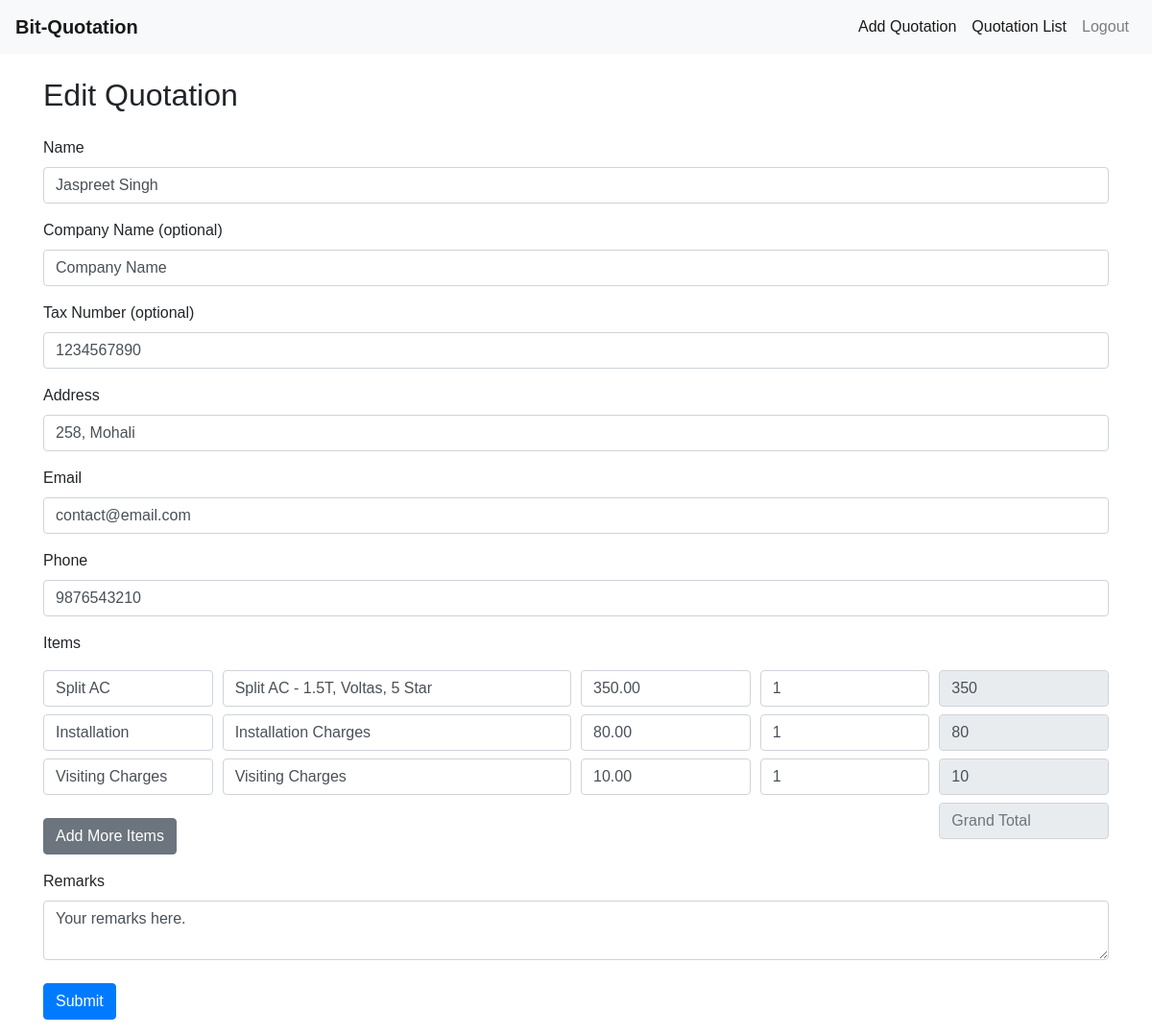
Page /edit_quotation.php?id=11 (signed in) on the committed database.
### tables this page shows
CREATE TABLE `quotations` (
  `id` int NOT NULL,
  `quotation_number` varchar(50) NOT NULL,
  `quotation_date` timestamp NOT NULL DEFAULT CURRENT_TIMESTAMP,
  `name` varchar(100) NOT NULL,
  `company_name` varchar(100) DEFAULT NULL,
  `tax_number` varchar(50) DEFAULT NULL,
  `address` text NOT NULL,
  `email` varchar(100) NOT NULL,
  `phone` varchar(20) NOT NULL,
  `created_at` timestamp NULL DEFAULT CURRENT_TIMESTAMP,
  `status` enum('quotation','invoice') NOT NULL DEFAULT 'quotation',
  `total_amount` float NOT NULL DEFAULT '0',
  `remarks` text NOT NULL
);

CREATE TABLE `quotation_items` (
  `id` int NOT NULL,
  `quotation_id` int NOT NULL,
  `item_name` varchar(100) NOT NULL,
  `description` text,
  `unit_price` decimal(10,2) NOT NULL,
  `quantity` int NOT NULL,
  `total` float NOT NULL DEFAULT '0'
);

### edit_quotation.php (the view, shortened to what this page needs)
<?php
include 'config.php';
include 'header.php';
$name = $company_name = $tax_number = $address = $email = $phone = "";
$name_err = $email_err = $phone_err = $item_err = "";
    if (isset($_GET['id']) && is_numeric($_GET['id'])) {
        $id = $_GET['id'];
        $sql = "SELECT * FROM quotations WHERE id = ?";
        if ($stmt = $conn->prepare($sql)) {
            $stmt->bind_param("i", $id);
            if ($stmt->execute()) {
                $result = $stmt->get_result();
                if ($result->num_rows == 1) {
                    $row = $result->fetch_assoc();
                    $name = $row['name'];
                    $company_name = $row['company_name'];
                     $remarks = $row['remarks'];
                    $tax_number = $row['tax_number'];
                    $address = $row['address'];
                    $email = $row['email'];
                    $phone = $row['phone'];
                } else {
                    echo "Quotation not found.";
                }
            } else {
                echo "Error executing query: " . $stmt->error;
            }
        } else {
            echo "Error preparing query: " . $conn->error;
        }
    } else {
        echo "Invalid quotation ID.";
    }
?>
<div class="container">
    <h2 class="my-4">Edit Quotation</h2>
    <form action="<?php echo htmlspecialchars($_SERVER["PHP_SELF"]); ?>?id=<?php echo $id;?>" method="post">
        <div class="form-group">
            <label>Name</label>
            <input type="text" name="name" class="form-control <?php echo (!empty($name_err)) ? 'is-invalid' : ''; ?>" value="<?php echo htmlspecialchars($name); ?>">
        </div>
        <div class="form-group">
            <label>Company Name (optional)</label>
            <input type="text" name="company_name" class="form-control" value="<?php echo htmlspecialchars($company_name); ?>">
        </div>
        <div class="form-group">
            <label>Tax Number (optional)</label>
            <input type="text" name="tax_number" class="form-control" value="<?php echo htmlspecialchars($tax_number); ?>">
        </div>
        <div class="form-group">
            <label>Address</label>
            <input type="text" name="address" class="form-control" value="<?php echo htmlspecialchars($address); ?>">
        </div>
        <div class="form-group">
            <label>Email</label>
            <input type="text" name="email" class="form-control <?php echo (!empty($email_err)) ? 'is-invalid' : ''; ?>" value="<?php echo htmlspecialchars($email); ?>">
        </div>
        <div class="form-group">
            <label>Phone</label>
            <input type="text" name="phone" class="form-control <?php echo (!empty($phone_err)) ? 'is-invalid' : ''; ?>" value="<?php echo htmlspecialchars($phone); ?>">
        </div>
<div class="form-group">
    <label>Items</label>
    <div id="item-fields">
        <?php
        $sql_existing_items = "SELECT * FROM quotation_items WHERE quotation_id = ?";
        if ($stmt_existing_items = $conn->prepare($sql_existing_items)) {
            $stmt_existing_items->bind_param("i", $id);
            $stmt_existing_items->execute();
            $result_existing_items = $stmt_existing_items->get_result();
            while ($row_existing_item = $result_existing_items->fetch_assoc()) {
                echo '<div class="form-row mt-2">';
                echo '<div class="col-md-2">';
                echo '<input type="text" name="items[' . $row_existing_item['id'] . '][name]" class="form-control" value="' . htmlspecialchars($row_existing_item['item_name']) . '" placeholder="Item Name">';
                echo '</div>';
                echo '<div class="col-md-4">';
                echo '<input type="text" name="items[' . $row_existing_item['id'] . '][description]" class="form-control" value="' . htmlspecialchars($row_existing_item['description']) . '" placeholder="Description">';
                echo '</div>';
                echo '<div class="col-md-2">';
                echo '<input type="number" name="items[' . $row_existing_item['id'] . '][unit_price]" class="form-control" value="' . htmlspecialchars($row_existing_item['unit_price']) . '" placeholder="Unit Price">';
                echo '</div>';
                echo '<div class="col-md-2">';
                echo '<input type="number" name="items[' . $row_existing_item['id'] . '][quantity]" class="form-control" value="' . htmlspecialchars($row_existing_item['quantity']) . '" placeholder="Quantity">';
                echo '</div>';
                echo '<div class="col-md-2">';
                echo '<input type="number" name="items[' . $row_existing_item['id'] . '][total]" class="form-control" value="' . htmlspecialchars($row_existing_item['total']) . '" placeholder="Total" readonly>';
                echo '</div>';
                echo '</div>';
            }
        }
        ?>
    </div>
            <div id="item-fields2">
                <div class="form-row">
                    <div class="col-md-10 mt-2">
                       <button type="button" class="btn btn-secondary mt-3" id="add-item-btn">Add More Items</button>
                    </div>
                    <div class="col-md-2 mt-2">
                        <input type="number"  id="tn"  class="form-control" placeholder="Grand Total" readonly>
                    </div>
                </div>
            </div>
</div>
        <div class="form-group">
            <label>Remarks</label>
            <textarea name="remarks" class="form-control " ><?php echo htmlspecialchars($remarks); ?></textarea>
        </div>
        <div class="form-group mt-4">
            <input type="submit" class="btn btn-primary" value="Submit">
        </div>
    </form>
</div>
<?php include 'footer.php'; ?>

### style.css (style rules this page uses)
body { font-family: Arial, sans-serif; }

### rows in the picture
quotations: name "Jaspreet Singh", company_name "Company Name", tax_number "1234567890", address "258, Mohali", email "contact@email.com", phone "9876543210", remarks "Your remarks here."
quotation_items: item_name "Split AC", description "Split AC - 1.5T, Voltas, 5 Star", unit_price "350.00", quantity "1", total "350"
quotation_items: item_name "Installation", description "Installation Charges", unit_price "80.00", quantity "1", total "80"
quotation_items: item_name "Visiting Charges", description "Visiting Charges", unit_price "10.00", quantity "1", total "10"
